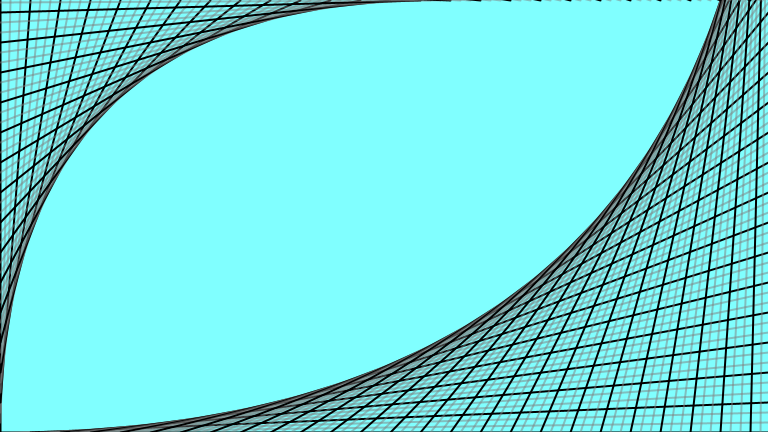
Frame 1 (no input)
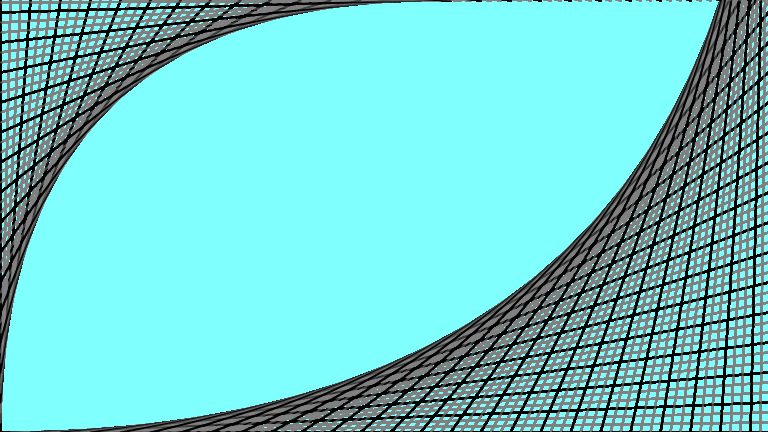
Frame 60 (the mouse pressed at the canvas centre just before this capture)
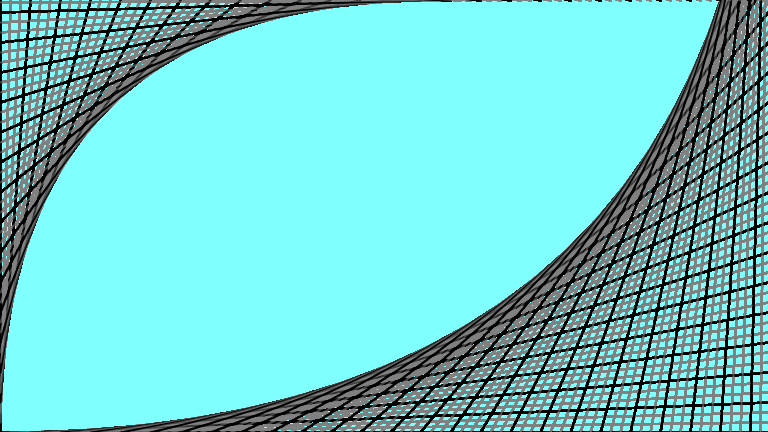
Frame 120 (the mouse held since frame 60 and released just before this capture)

The Processing sketch that drew these frames (run headless with seeded random() and noise(); from frame 60 on, the mouse is pressed at the canvas centre):

// Processing sketch: ParabolicCurves
// ── ParabolicCurves.pde
class ParabolicCurve{
    void drawParabolicCurves(LineCoord LC, int numberOfLines, int PCDistanceX, int PCDistanceY, int PCWidth){
      stroke(128, 128, 128, 128);
      strokeWeight(PCWidth);

      for(int i = 0; i < numberOfLines; i++){
        if(i%3==0){
          stroke(0, 0, 0, 255);
        }
        else{
          stroke(128, 128, 128, 128);
        }
        line(LC.x1, LC.y1+(i*PCDistanceY), i*PCDistanceX, LC.y2);
      }
    }
}
ParabolicCurve PC;

class LineCoord{
  float x1, y1, x2, y2;
  LineCoord(float x1, float y1, float x2, float y2){
      this.x1 = x1;
      this.y1 = y1;
      this.x2 = x2;
      this.y2 = y2;
  }
}

void setup(){
  size(768, 432);
  background(128, 255, 255, 0.5);
  PC = new ParabolicCurve();
}

void draw(){
  //PC.drawParabolicCurves(0, 0, width, height, 20, 20);

  LineCoord LC1 = new LineCoord(width, height, 0, height);
  LineCoord LC2 = new LineCoord(0, height, 0, 0);

  PC.drawParabolicCurves(LC1, width, 10, -10, 2);
  PC.drawParabolicCurves(LC2, width, 10, -10, 2);
}
